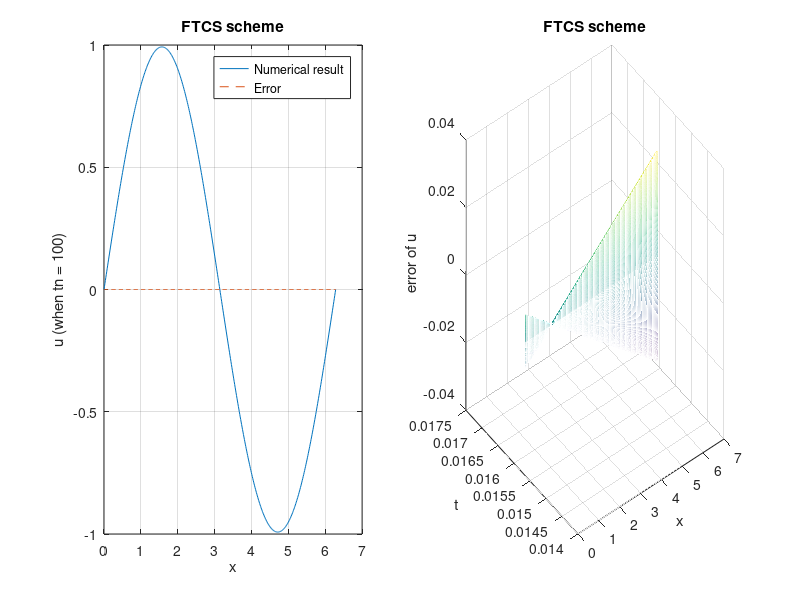

Write MATLAB code to recreate this figure.
%%% Forward Time Center Space Scheme %%%
clc, clear, close

N =500;
u = zeros(N+1, N+1);
h = 2*pi/N; % spatial step

time_step = h^2; % time step
f = time_step/(h^2);
x = 0:h:(2*pi);
x = x';
t = 0:time_step:(N*time_step);
t = t';
% initial data
u(:,1) = sin(x);  

% boundary
u(1,:) = 0; 
u(N+1,:) = 0; 

% difference scheme
for n = 1:N
    for i = 2:N
        u(i, n+1) = u(i, n) + 0.5*f*(u(i+1, n)-2*u(i, n)+u(i-1, n));
    end
end

t = t(100);
exact = exp(-0.5.*t).*sin(x); % exact solution
key = u(:,100);
error = key - exact;

subplot(1,2,1),plot(x, key)
xlabel('x')
ylabel('u (when tn = 100)')


hold on 
subplot(1,2,1),plot(x, error, '--')
legend('Numerical result','Error')
title('FTCS scheme')
grid on

subplot(1,2,2), plot(x, error)
xlabel('x')
ylabel('u (when tn = 100)')
legend('Error')
title('FTCS scheme')
grid on

[X, T] = meshgrid(x, t);
exact = exp(-0.5.*T).*sin(X); % exact solution
exact = exact';
mesh(X, T, exact-u);
xlabel('x')
ylabel('t')
zlabel('error of u')
title('FTCS scheme') 